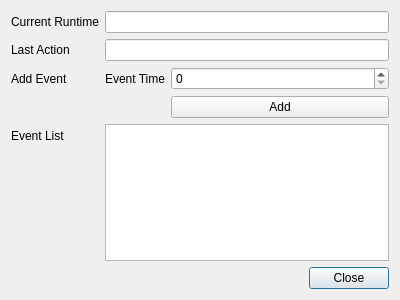
<?xml version="1.0" encoding="UTF-8"?>
<ui version="4.0">
 <class>ShowControl</class>
 <widget class="QDialog" name="ShowControl">
  <property name="geometry">
   <rect>
    <x>0</x>
    <y>0</y>
    <width>400</width>
    <height>300</height>
   </rect>
  </property>
  <property name="windowTitle">
   <string>Dialog</string>
  </property>
  <layout class="QGridLayout" name="gridLayout">
   <item row="1" column="0">
    <widget class="QDialogButtonBox" name="buttonBox">
     <property name="orientation">
      <enum>Qt::Horizontal</enum>
     </property>
     <property name="standardButtons">
      <set>QDialogButtonBox::Close</set>
     </property>
    </widget>
   </item>
   <item row="0" column="0">
    <layout class="QFormLayout" name="formLayout">
     <item row="0" column="0">
      <widget class="QLabel" name="runtimeLabel">
       <property name="text">
        <string>Current Runtime</string>
       </property>
      </widget>
     </item>
     <item row="0" column="1">
      <widget class="QLineEdit" name="runtimeLineEdit">
       <property name="readOnly">
        <bool>true</bool>
       </property>
      </widget>
     </item>
     <item row="1" column="0">
      <widget class="QLabel" name="lastActionLabel">
       <property name="text">
        <string>Last Action</string>
       </property>
      </widget>
     </item>
     <item row="1" column="1">
      <widget class="QLineEdit" name="lastActionLineEdit">
       <property name="text">
        <string/>
       </property>
       <property name="frame">
        <bool>true</bool>
       </property>
       <property name="readOnly">
        <bool>true</bool>
       </property>
      </widget>
     </item>
     <item row="2" column="0">
      <widget class="QLabel" name="addLabel">
       <property name="text">
        <string>Add Event</string>
       </property>
      </widget>
     </item>
     <item row="2" column="1">
      <layout class="QFormLayout" name="formLayout_2">
       <item row="0" column="0">
        <widget class="QLabel" name="timeLabel">
         <property name="text">
          <string>Event Time</string>
         </property>
        </widget>
       </item>
       <item row="0" column="1">
        <widget class="QSpinBox" name="timeSpinBox">
         <property name="maximum">
          <number>65536</number>
         </property>
         <property name="singleStep">
          <number>10</number>
         </property>
        </widget>
       </item>
       <item row="1" column="1">
        <widget class="QPushButton" name="addEventPushButton">
         <property name="text">
          <string>Add</string>
         </property>
        </widget>
       </item>
      </layout>
     </item>
     <item row="3" column="0">
      <widget class="QLabel" name="listLabel">
       <property name="text">
        <string>Event List</string>
       </property>
      </widget>
     </item>
     <item row="3" column="1">
      <widget class="QListWidget" name="eventListWidget"/>
     </item>
    </layout>
   </item>
  </layout>
 </widget>
 <resources/>
 <connections>
  <connection>
   <sender>buttonBox</sender>
   <signal>accepted()</signal>
   <receiver>ShowControl</receiver>
   <slot>accept()</slot>
   <hints>
    <hint type="sourcelabel">
     <x>248</x>
     <y>254</y>
    </hint>
    <hint type="destinationlabel">
     <x>157</x>
     <y>274</y>
    </hint>
   </hints>
  </connection>
  <connection>
   <sender>buttonBox</sender>
   <signal>rejected()</signal>
   <receiver>ShowControl</receiver>
   <slot>reject()</slot>
   <hints>
    <hint type="sourcelabel">
     <x>316</x>
     <y>260</y>
    </hint>
    <hint type="destinationlabel">
     <x>286</x>
     <y>274</y>
    </hint>
   </hints>
  </connection>
 </connections>
</ui>
